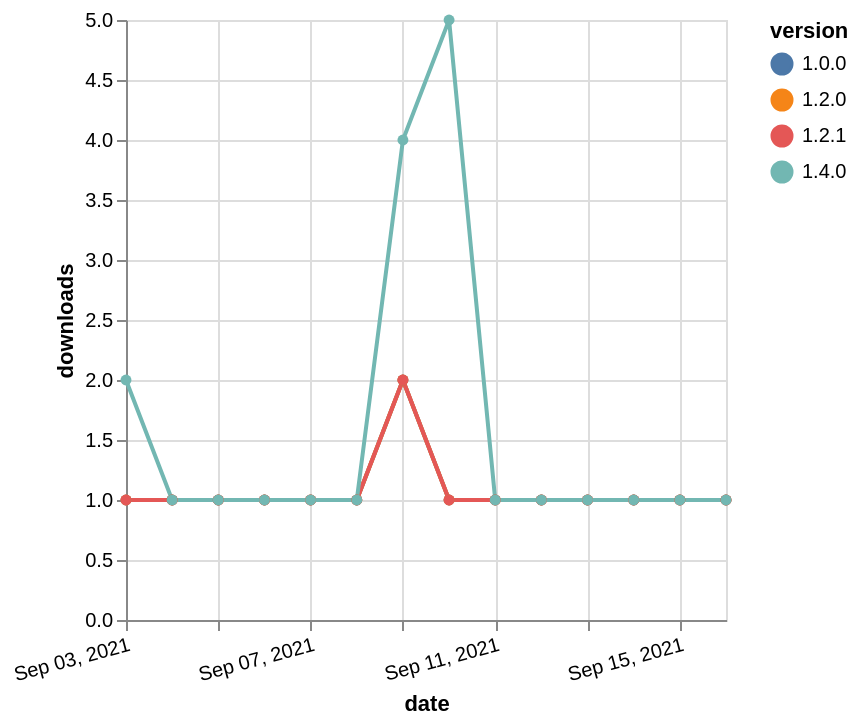

The specification (Vega-Lite) saved for this image:
### Vega-Lite specification from a JSON file in a GitHub repository (floating-point values rounded to 4 significant figures)
{"$schema": "https://vega.github.io/schema/vega-lite/v5.json", "description": "A simple bar chart with embedded data.", "data": {"values": [{"date": "2021-09-03", "total": 165, "delta": 1, "version": "1.0.0"}, {"date": "2021-09-04", "total": 166, "delta": 1, "version": "1.0.0"}, {"date": "2021-09-05", "total": 167, "delta": 1, "version": "1.0.0"}, {"date": "2021-09-06", "total": 168, "delta": 1, "version": "1.0.0"}, {"date": "2021-09-07", "total": 169, "delta": 1, "version": "1.0.0"}, {"date": "2021-09-08", "total": 170, "delta": 1, "version": "1.0.0"}, {"date": "2021-09-09", "total": 172, "delta": 2, "version": "1.0.0"}, {"date": "2021-09-10", "total": 173, "delta": 1, "version": "1.0.0"}, {"date": "2021-09-11", "total": 174, "delta": 1, "version": "1.0.0"}, {"date": "2021-09-12", "total": 175, "delta": 1, "version": "1.0.0"}, {"date": "2021-09-13", "total": 176, "delta": 1, "version": "1.0.0"}, {"date": "2021-09-14", "total": 177, "delta": 1, "version": "1.0.0"}, {"date": "2021-09-15", "total": 178, "delta": 1, "version": "1.0.0"}, {"date": "2021-09-16", "total": 179, "delta": 1, "version": "1.0.0"}, {"date": "2021-09-03", "total": 156, "delta": 1, "version": "1.2.0"}, {"date": "2021-09-04", "total": 157, "delta": 1, "version": "1.2.0"}, {"date": "2021-09-05", "total": 158, "delta": 1, "version": "1.2.0"}, {"date": "2021-09-06", "total": 159, "delta": 1, "version": "1.2.0"}, {"date": "2021-09-07", "total": 160, "delta": 1, "version": "1.2.0"}, {"date": "2021-09-08", "total": 161, "delta": 1, "version": "1.2.0"}, {"date": "2021-09-09", "total": 163, "delta": 2, "version": "1.2.0"}, {"date": "2021-09-10", "total": 164, "delta": 1, "version": "1.2.0"}, {"date": "2021-09-11", "total": 165, "delta": 1, "version": "1.2.0"}, {"date": "2021-09-12", "total": 166, "delta": 1, "version": "1.2.0"}, {"date": "2021-09-13", "total": 167, "delta": 1, "version": "1.2.0"}, {"date": "2021-09-14", "total": 168, "delta": 1, "version": "1.2.0"}, {"date": "2021-09-15", "total": 169, "delta": 1, "version": "1.2.0"}, {"date": "2021-09-16", "total": 170, "delta": 1, "version": "1.2.0"}, {"date": "2021-09-03", "total": 136, "delta": 1, "version": "1.2.1"}, {"date": "2021-09-04", "total": 137, "delta": 1, "version": "1.2.1"}, {"date": "2021-09-05", "total": 138, "delta": 1, "version": "1.2.1"}, {"date": "2021-09-06", "total": 139, "delta": 1, "version": "1.2.1"}, {"date": "2021-09-07", "total": 140, "delta": 1, "version": "1.2.1"}, {"date": "2021-09-08", "total": 141, "delta": 1, "version": "1.2.1"}, {"date": "2021-09-09", "total": 143, "delta": 2, "version": "1.2.1"}, {"date": "2021-09-10", "total": 144, "delta": 1, "version": "1.2.1"}, {"date": "2021-09-11", "total": 145, "delta": 1, "version": "1.2.1"}, {"date": "2021-09-12", "total": 146, "delta": 1, "version": "1.2.1"}, {"date": "2021-09-13", "total": 147, "delta": 1, "version": "1.2.1"}, {"date": "2021-09-14", "total": 148, "delta": 1, "version": "1.2.1"}, {"date": "2021-09-15", "total": 149, "delta": 1, "version": "1.2.1"}, {"date": "2021-09-16", "total": 150, "delta": 1, "version": "1.2.1"}, {"date": "2021-09-03", "total": 124, "delta": 2, "version": "1.4.0"}, {"date": "2021-09-04", "total": 125, "delta": 1, "version": "1.4.0"}, {"date": "2021-09-05", "total": 126, "delta": 1, "version": "1.4.0"}, {"date": "2021-09-06", "total": 127, "delta": 1, "version": "1.4.0"}, {"date": "2021-09-07", "total": 128, "delta": 1, "version": "1.4.0"}, {"date": "2021-09-08", "total": 129, "delta": 1, "version": "1.4.0"}, {"date": "2021-09-09", "total": 133, "delta": 4, "version": "1.4.0"}, {"date": "2021-09-10", "total": 138, "delta": 5, "version": "1.4.0"}, {"date": "2021-09-11", "total": 139, "delta": 1, "version": "1.4.0"}, {"date": "2021-09-12", "total": 140, "delta": 1, "version": "1.4.0"}, {"date": "2021-09-13", "total": 141, "delta": 1, "version": "1.4.0"}, {"date": "2021-09-14", "total": 142, "delta": 1, "version": "1.4.0"}, {"date": "2021-09-15", "total": 143, "delta": 1, "version": "1.4.0"}, {"date": "2021-09-16", "total": 144, "delta": 1, "version": "1.4.0"}]}, "width": "container", "mark": {"type": "line", "point": {"filled": true}}, "encoding": {"x": {"field": "date", "type": "temporal", "timeUnit": "yearmonthdate", "title": "date", "axis": {"labelAngle": -15}}, "y": {"field": "delta", "type": "quantitative", "title": "downloads"}, "color": {"field": "version", "type": "nominal"}, "tooltip": {"field": "delta"}}}
